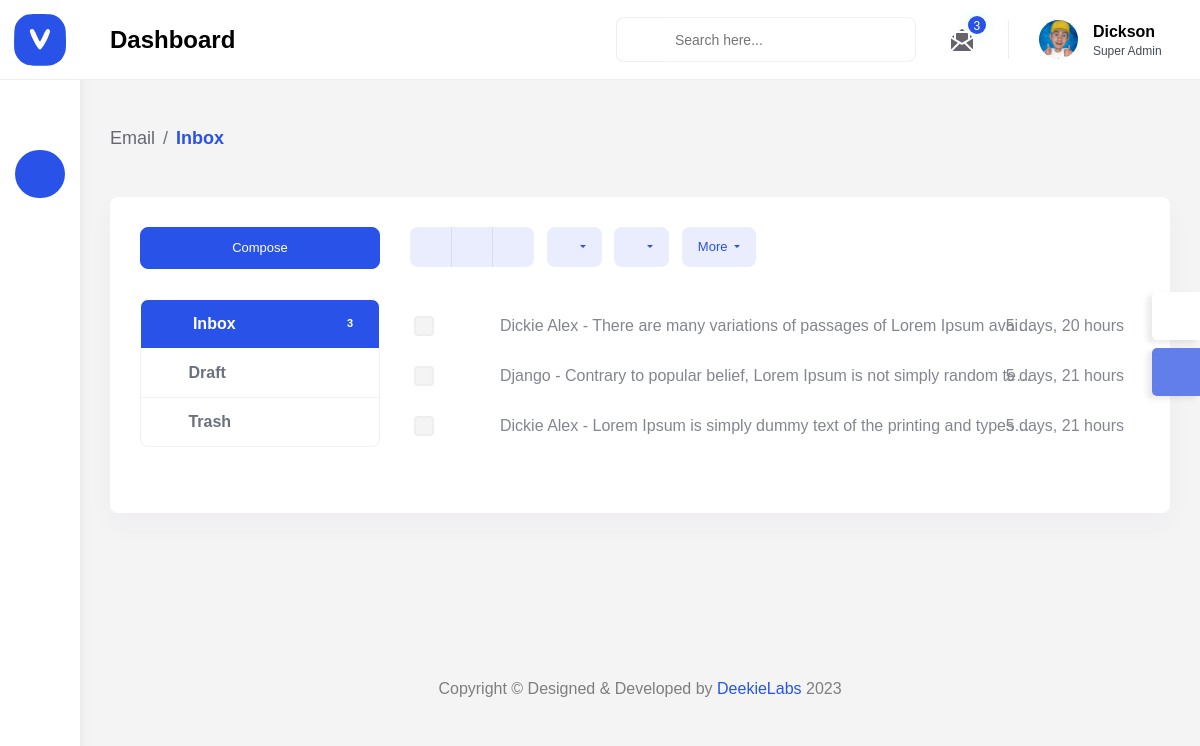
The page /dashboard/inbox/ (signed in) on the database as committed earlier.
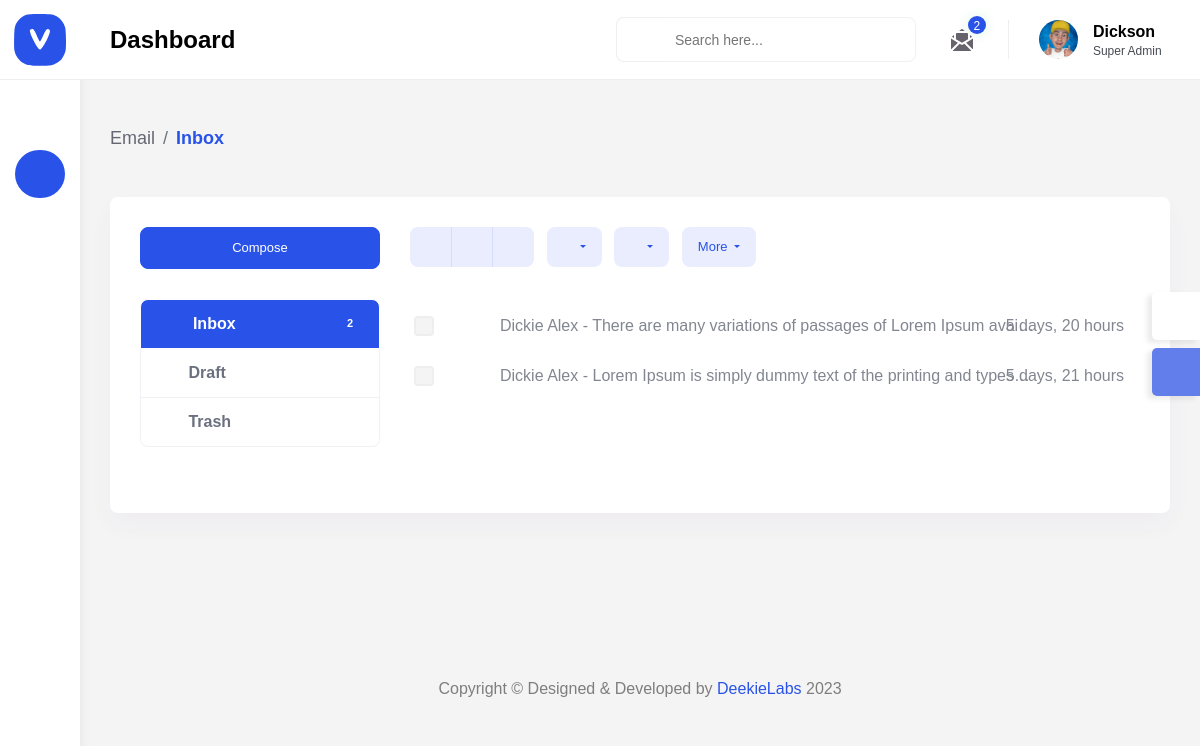
The same page on the database as committed later.
### main/models.py (models this page shows, shortened)
class UserContact(models.Model):
    name = models.CharField(max_length=200)
    email = models.EmailField(max_length=254)
    message = models.TextField()
    created = models.DateTimeField(auto_now_add=True, null=True, blank=True)
    id = models.UUIDField(default=uuid.uuid4, unique=True,
                          primary_key=True, editable=False)
    class Meta:
        ordering = ['-created']

### dashboard/views.py (the view)
# urls.py: path('inbox/', views.adminInbox, name="admin-inbox"),
@login_required(login_url="login")
def adminInbox(request):
    user_messages = UserContact.objects.all()
    context = {
        'user_messages':user_messages
    }
    return render(request,'dashboard/inbox/inbox.html', context)

### dashboard/templates/dashboard/inbox/inbox.html (shortened to what the changed rows need)
{% extends 'layouts/admin.html' %}
{% load static %}
{% block content %}
        <div class="content-body">
            <div class="container-fluid">
                <div class="row">
                    <div class="col-lg-12">
                        <div class="card">
                            <div class="card-body">
                                <div class="email-left-box px-0 mb-3">
                                    <div class="mail-list mt-4">
                                        <a href="email-inbox.html" class="list-group-item active"><i
                                                class="fa fa-inbox font-18 align-middle me-2"></i> Inbox <span
                                                class="badge badge-primary badge-sm float-end">{{user_messages.count}}</span> </a>
                                    </div>
                                </div>
                                <div class="email-right-box ms-0 ms-sm-4 ms-sm-0">
                                    <div class="email-list mt-3">
                                        {% for message in user_messages %}
                                            <div class="message unread">
                                            <div>
                                                <div class="d-flex message-single">
                                                    <div class="ps-1 align-self-center">
														<div class="custom-control custom-checkbox">
															<input type="checkbox" class="form-check-input " id="checkbox2">
														</div>
													</div>
                                                    <div class="ms-2">
                                                        <button class="border-0 bg-transparent align-middle p-0"><i
                                                                class="fa fa-star" aria-hidden="true"></i></button>
                                                    </div>
                                                </div>
                                                <a href="{% url 'inbox-read' message.id %}" class="col-mail col-mail-2">
                                                    <div class="subject">{{message.name}} - {{message.message|truncatechars:100}}</div>
                                                    <div class="date">{{message.created|timesince}}</div>
                                                </a>
                                            </div>
                                        </div>
                                        {% endfor %}
                                    </div>
                                </div>
                            </div>
                        </div>
                    </div>
                </div>
            </div>
        </div>
{% endblock %}

Rows that differ between the two databases and show on the page:
removed UserContact: name "Django", message "Contrary to popular belief, Lorem Ipsum is not simply random te…", created "5 days, 21 hours"
Other text that changed with them:
{{ user_messages.count }}: "3" → "2"
